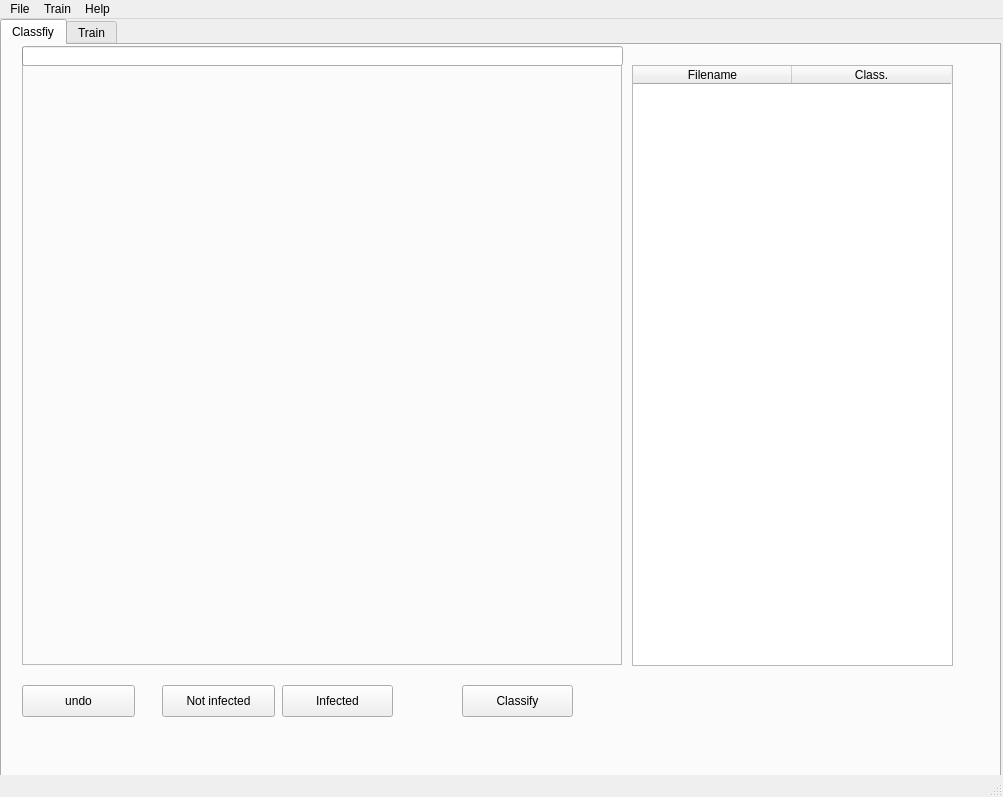
<?xml version="1.0" encoding="UTF-8"?>
<ui version="4.0">
 <class>MainWindow</class>
 <widget class="QMainWindow" name="MainWindow">
  <property name="geometry">
   <rect>
    <x>0</x>
    <y>0</y>
    <width>1003</width>
    <height>797</height>
   </rect>
  </property>
  <property name="windowTitle">
   <string>TCID50 Parser</string>
  </property>
  <widget class="QWidget" name="centralwidget">
   <widget class="QTabWidget" name="tabWidget">
    <property name="geometry">
     <rect>
      <x>0</x>
      <y>0</y>
      <width>1001</width>
      <height>771</height>
     </rect>
    </property>
    <property name="currentIndex">
     <number>0</number>
    </property>
    <widget class="QWidget" name="classify_tab">
     <attribute name="title">
      <string>Classfiy</string>
     </attribute>
     <widget class="QTableWidget" name="tableWidget">
      <property name="enabled">
       <bool>true</bool>
      </property>
      <property name="geometry">
       <rect>
        <x>630</x>
        <y>20</y>
        <width>321</width>
        <height>601</height>
       </rect>
      </property>
      <property name="editTriggers">
       <set>QAbstractItemView::NoEditTriggers</set>
      </property>
      <property name="selectionMode">
       <enum>QAbstractItemView::SingleSelection</enum>
      </property>
      <property name="selectionBehavior">
       <enum>QAbstractItemView::SelectRows</enum>
      </property>
      <property name="textElideMode">
       <enum>Qt::ElideRight</enum>
      </property>
      <property name="showGrid">
       <bool>false</bool>
      </property>
      <attribute name="horizontalHeaderCascadingSectionResizes">
       <bool>false</bool>
      </attribute>
      <attribute name="horizontalHeaderDefaultSectionSize">
       <number>159</number>
      </attribute>
      <attribute name="horizontalHeaderMinimumSectionSize">
       <number>30</number>
      </attribute>
      <attribute name="horizontalHeaderStretchLastSection">
       <bool>false</bool>
      </attribute>
      <attribute name="verticalHeaderVisible">
       <bool>false</bool>
      </attribute>
      <attribute name="verticalHeaderDefaultSectionSize">
       <number>30</number>
      </attribute>
      <column>
       <property name="text">
        <string>Filename</string>
       </property>
      </column>
      <column>
       <property name="text">
        <string>Class.</string>
       </property>
      </column>
     </widget>
     <widget class="QLabel" name="display_area">
      <property name="geometry">
       <rect>
        <x>20</x>
        <y>20</y>
        <width>600</width>
        <height>600</height>
       </rect>
      </property>
      <property name="minimumSize">
       <size>
        <width>531</width>
        <height>0</height>
       </size>
      </property>
      <property name="frameShape">
       <enum>QFrame::StyledPanel</enum>
      </property>
      <property name="text">
       <string/>
      </property>
     </widget>
     <widget class="QPushButton" name="pushBinf">
      <property name="geometry">
       <rect>
        <x>280</x>
        <y>640</y>
        <width>111</width>
        <height>32</height>
       </rect>
      </property>
      <property name="text">
       <string>Infected</string>
      </property>
     </widget>
     <widget class="QPushButton" name="pushBredo">
      <property name="geometry">
       <rect>
        <x>20</x>
        <y>640</y>
        <width>113</width>
        <height>32</height>
       </rect>
      </property>
      <property name="text">
       <string>undo</string>
      </property>
     </widget>
     <widget class="QPushButton" name="pushBnotinf">
      <property name="geometry">
       <rect>
        <x>160</x>
        <y>640</y>
        <width>113</width>
        <height>32</height>
       </rect>
      </property>
      <property name="text">
       <string>Not infected</string>
      </property>
     </widget>
     <widget class="QPushButton" name="pushBclassify">
      <property name="enabled">
       <bool>true</bool>
      </property>
      <property name="geometry">
       <rect>
        <x>460</x>
        <y>640</y>
        <width>111</width>
        <height>32</height>
       </rect>
      </property>
      <property name="text">
       <string>Classify</string>
      </property>
     </widget>
     <widget class="QProgressBar" name="progressBar">
      <property name="geometry">
       <rect>
        <x>20</x>
        <y>1</y>
        <width>601</width>
        <height>20</height>
       </rect>
      </property>
      <property name="value">
       <number>0</number>
      </property>
      <property name="format">
       <string/>
      </property>
     </widget>
    </widget>
    <widget class="QWidget" name="train_tab">
     <attribute name="title">
      <string>Train</string>
     </attribute>
     <widget class="QStackedWidget" name="stackedWidget">
      <property name="geometry">
       <rect>
        <x>20</x>
        <y>0</y>
        <width>991</width>
        <height>741</height>
       </rect>
      </property>
      <property name="currentIndex">
       <number>1</number>
      </property>
      <widget class="QWidget" name="model_architecture"/>
      <widget class="QWidget" name="data_pipeline">
       <widget class="QLabel" name="label_2">
        <property name="geometry">
         <rect>
          <x>20</x>
          <y>20</y>
          <width>271</width>
          <height>31</height>
         </rect>
        </property>
        <property name="font">
         <font>
          <pointsize>20</pointsize>
          <weight>75</weight>
          <bold>true</bold>
         </font>
        </property>
        <property name="text">
         <string>Select Training Data</string>
        </property>
       </widget>
       <widget class="QLabel" name="label_3">
        <property name="geometry">
         <rect>
          <x>20</x>
          <y>330</y>
          <width>271</width>
          <height>31</height>
         </rect>
        </property>
        <property name="font">
         <font>
          <pointsize>20</pointsize>
          <weight>75</weight>
          <bold>true</bold>
         </font>
        </property>
        <property name="text">
         <string>Training Parameters</string>
        </property>
       </widget>
       <widget class="QPushButton" name="start_train">
        <property name="geometry">
         <rect>
          <x>20</x>
          <y>660</y>
          <width>113</width>
          <height>32</height>
         </rect>
        </property>
        <property name="text">
         <string>Start</string>
        </property>
       </widget>
       <widget class="QTableWidget" name="tableWidget_2">
        <property name="geometry">
         <rect>
          <x>20</x>
          <y>50</y>
          <width>941</width>
          <height>192</height>
         </rect>
        </property>
        <property name="editTriggers">
         <set>QAbstractItemView::NoEditTriggers</set>
        </property>
        <attribute name="horizontalHeaderDefaultSectionSize">
         <number>480</number>
        </attribute>
        <column>
         <property name="text">
          <string>Images</string>
         </property>
        </column>
        <column>
         <property name="text">
          <string>Labels</string>
         </property>
        </column>
       </widget>
       <widget class="QLabel" name="label_4">
        <property name="geometry">
         <rect>
          <x>20</x>
          <y>250</y>
          <width>271</width>
          <height>31</height>
         </rect>
        </property>
        <property name="font">
         <font>
          <pointsize>20</pointsize>
          <weight>75</weight>
          <bold>true</bold>
         </font>
        </property>
        <property name="text">
         <string>Choose save file</string>
        </property>
       </widget>
       <widget class="QLineEdit" name="lineEdit">
        <property name="geometry">
         <rect>
          <x>20</x>
          <y>280</y>
          <width>941</width>
          <height>31</height>
         </rect>
        </property>
        <property name="text">
         <string>trained_models/</string>
        </property>
       </widget>
       <widget class="QLabel" name="label_7">
        <property name="geometry">
         <rect>
          <x>360</x>
          <y>380</y>
          <width>91</width>
          <height>16</height>
         </rect>
        </property>
        <property name="text">
         <string>Learning Rate</string>
        </property>
       </widget>
       <widget class="QDoubleSpinBox" name="dropout">
        <property name="geometry">
         <rect>
          <x>470</x>
          <y>400</y>
          <width>81</width>
          <height>24</height>
         </rect>
        </property>
        <property name="decimals">
         <number>2</number>
        </property>
        <property name="maximum">
         <double>1.000000000000000</double>
        </property>
        <property name="singleStep">
         <double>0.050000000000000</double>
        </property>
        <property name="value">
         <double>0.200000000000000</double>
        </property>
       </widget>
       <widget class="QLabel" name="label_5">
        <property name="geometry">
         <rect>
          <x>30</x>
          <y>440</y>
          <width>71</width>
          <height>20</height>
         </rect>
        </property>
        <property name="text">
         <string>Metrics</string>
        </property>
       </widget>
       <widget class="QSpinBox" name="batch_size">
        <property name="geometry">
         <rect>
          <x>130</x>
          <y>400</y>
          <width>81</width>
          <height>24</height>
         </rect>
        </property>
        <property name="minimum">
         <number>1</number>
        </property>
        <property name="value">
         <number>32</number>
        </property>
       </widget>
       <widget class="QLabel" name="label">
        <property name="geometry">
         <rect>
          <x>30</x>
          <y>380</y>
          <width>60</width>
          <height>16</height>
         </rect>
        </property>
        <property name="text">
         <string>Epochs</string>
        </property>
       </widget>
       <widget class="QComboBox" name="optimizers">
        <property name="geometry">
         <rect>
          <x>160</x>
          <y>464</y>
          <width>151</width>
          <height>26</height>
         </rect>
        </property>
        <item>
         <property name="text">
          <string>Adam</string>
         </property>
        </item>
        <item>
         <property name="text">
          <string>RMSprop</string>
         </property>
        </item>
        <item>
         <property name="text">
          <string>Adagrad</string>
         </property>
        </item>
       </widget>
       <widget class="QLabel" name="label_8">
        <property name="geometry">
         <rect>
          <x>470</x>
          <y>380</y>
          <width>91</width>
          <height>16</height>
         </rect>
        </property>
        <property name="text">
         <string>Dropout</string>
        </property>
       </widget>
       <widget class="QLabel" name="label_10">
        <property name="geometry">
         <rect>
          <x>230</x>
          <y>380</y>
          <width>101</width>
          <height>16</height>
         </rect>
        </property>
        <property name="text">
         <string>Validation Split</string>
        </property>
       </widget>
       <widget class="QCheckBox" name="accuracy">
        <property name="geometry">
         <rect>
          <x>30</x>
          <y>460</y>
          <width>161</width>
          <height>20</height>
         </rect>
        </property>
        <property name="text">
         <string>accuracy</string>
        </property>
        <property name="checked">
         <bool>true</bool>
        </property>
       </widget>
       <widget class="QCheckBox" name="recall">
        <property name="geometry">
         <rect>
          <x>30</x>
          <y>500</y>
          <width>161</width>
          <height>20</height>
         </rect>
        </property>
        <property name="text">
         <string>recall</string>
        </property>
       </widget>
       <widget class="QLabel" name="label_9">
        <property name="geometry">
         <rect>
          <x>580</x>
          <y>380</y>
          <width>91</width>
          <height>16</height>
         </rect>
        </property>
        <property name="text">
         <string>Rotation</string>
        </property>
       </widget>
       <widget class="QSpinBox" name="epochs">
        <property name="geometry">
         <rect>
          <x>30</x>
          <y>400</y>
          <width>81</width>
          <height>24</height>
         </rect>
        </property>
        <property name="minimum">
         <number>1</number>
        </property>
        <property name="value">
         <number>12</number>
        </property>
       </widget>
       <widget class="QDoubleSpinBox" name="rotation">
        <property name="geometry">
         <rect>
          <x>580</x>
          <y>400</y>
          <width>81</width>
          <height>24</height>
         </rect>
        </property>
        <property name="decimals">
         <number>2</number>
        </property>
        <property name="maximum">
         <double>3.000000000000000</double>
        </property>
        <property name="singleStep">
         <double>0.050000000000000</double>
        </property>
        <property name="value">
         <double>0.200000000000000</double>
        </property>
       </widget>
       <widget class="QCheckBox" name="precision">
        <property name="geometry">
         <rect>
          <x>30</x>
          <y>480</y>
          <width>161</width>
          <height>20</height>
         </rect>
        </property>
        <property name="text">
         <string>precision</string>
        </property>
       </widget>
       <widget class="QLabel" name="label_6">
        <property name="geometry">
         <rect>
          <x>130</x>
          <y>380</y>
          <width>71</width>
          <height>16</height>
         </rect>
        </property>
        <property name="text">
         <string>Batch Size</string>
        </property>
       </widget>
       <widget class="QDoubleSpinBox" name="learning_rate">
        <property name="geometry">
         <rect>
          <x>360</x>
          <y>400</y>
          <width>81</width>
          <height>24</height>
         </rect>
        </property>
        <property name="decimals">
         <number>4</number>
        </property>
        <property name="minimum">
         <double>0.000100000000000</double>
        </property>
        <property name="maximum">
         <double>5.000000000000000</double>
        </property>
        <property name="singleStep">
         <double>0.000500000000000</double>
        </property>
        <property name="value">
         <double>0.000500000000000</double>
        </property>
       </widget>
       <widget class="QLabel" name="label_11">
        <property name="geometry">
         <rect>
          <x>160</x>
          <y>440</y>
          <width>71</width>
          <height>20</height>
         </rect>
        </property>
        <property name="text">
         <string>Optimizer</string>
        </property>
       </widget>
       <widget class="QDoubleSpinBox" name="validation_split">
        <property name="geometry">
         <rect>
          <x>230</x>
          <y>400</y>
          <width>81</width>
          <height>24</height>
         </rect>
        </property>
        <property name="decimals">
         <number>2</number>
        </property>
        <property name="maximum">
         <double>1.000000000000000</double>
        </property>
        <property name="singleStep">
         <double>0.050000000000000</double>
        </property>
        <property name="value">
         <double>0.200000000000000</double>
        </property>
       </widget>
       <widget class="QCheckBox" name="horizontal_flipped">
        <property name="geometry">
         <rect>
          <x>580</x>
          <y>440</y>
          <width>161</width>
          <height>20</height>
         </rect>
        </property>
        <property name="text">
         <string>horizontal flipped</string>
        </property>
        <property name="checked">
         <bool>true</bool>
        </property>
       </widget>
       <widget class="QCheckBox" name="vertical_fliped">
        <property name="geometry">
         <rect>
          <x>580</x>
          <y>460</y>
          <width>161</width>
          <height>20</height>
         </rect>
        </property>
        <property name="text">
         <string>vertical flipped</string>
        </property>
        <property name="checked">
         <bool>true</bool>
        </property>
       </widget>
      </widget>
     </widget>
    </widget>
   </widget>
  </widget>
  <widget class="QMenuBar" name="menubar">
   <property name="geometry">
    <rect>
     <x>0</x>
     <y>0</y>
     <width>1003</width>
     <height>24</height>
    </rect>
   </property>
   <property name="defaultUp">
    <bool>true</bool>
   </property>
   <property name="nativeMenuBar">
    <bool>false</bool>
   </property>
   <widget class="QMenu" name="menuFile">
    <property name="title">
     <string>File</string>
    </property>
    <widget class="QMenu" name="menuUpload">
     <property name="title">
      <string>Upload</string>
     </property>
     <addaction name="actionUploadImages"/>
     <addaction name="actionUploadModel"/>
     <addaction name="actionUploadClasses"/>
    </widget>
    <widget class="QMenu" name="menuSave">
     <property name="title">
      <string>Save</string>
     </property>
     <addaction name="actionTiters"/>
     <addaction name="actionClassifications"/>
    </widget>
    <addaction name="actionOpen_Folder"/>
    <addaction name="menuSave"/>
    <addaction name="menuUpload"/>
    <addaction name="separator"/>
    <addaction name="actionAdd_Filter"/>
    <addaction name="actionReset_Filter"/>
   </widget>
   <widget class="QMenu" name="menuHelp">
    <property name="title">
     <string>Help</string>
    </property>
   </widget>
   <widget class="QMenu" name="menuTrain">
    <property name="title">
     <string>Train</string>
    </property>
    <addaction name="actionTraining_params"/>
    <addaction name="actionChoose_model"/>
   </widget>
   <addaction name="menuFile"/>
   <addaction name="menuTrain"/>
   <addaction name="menuHelp"/>
  </widget>
  <widget class="QStatusBar" name="statusbar"/>
  <action name="actionOpen_Folder">
   <property name="text">
    <string>Open Folder</string>
   </property>
   <property name="shortcut">
    <string>Ctrl+O</string>
   </property>
  </action>
  <action name="actionInfected">
   <property name="text">
    <string>Infected</string>
   </property>
  </action>
  <action name="actionNot_infected">
   <property name="text">
    <string>Not infected</string>
   </property>
  </action>
  <action name="actionRedo">
   <property name="text">
    <string>Redo</string>
   </property>
  </action>
  <action name="actionAdd">
   <property name="text">
    <string>Add</string>
   </property>
  </action>
  <action name="actionReset">
   <property name="text">
    <string>Reset</string>
   </property>
  </action>
  <action name="actionReset_Filters">
   <property name="text">
    <string>Reset Filters</string>
   </property>
  </action>
  <action name="actionadd_Filter">
   <property name="text">
    <string>add Filter</string>
   </property>
   <property name="shortcut">
    <string>Ctrl+F</string>
   </property>
  </action>
  <action name="actionreset_Filters">
   <property name="text">
    <string>reset Filters</string>
   </property>
  </action>
  <action name="actionAdd_Filter">
   <property name="text">
    <string>Add Filter</string>
   </property>
  </action>
  <action name="actionReset_Filter">
   <property name="text">
    <string>Reset Filters</string>
   </property>
  </action>
  <action name="actionTraining_params">
   <property name="text">
    <string>Training parameters</string>
   </property>
  </action>
  <action name="actionChoose_model">
   <property name="text">
    <string>Model architecture</string>
   </property>
  </action>
  <action name="actionUpload_Model">
   <property name="text">
    <string>Upload Model</string>
   </property>
  </action>
  <action name="actionUploadImages">
   <property name="text">
    <string>Upload Images</string>
   </property>
  </action>
  <action name="actionUploadModel">
   <property name="text">
    <string>Upload Model</string>
   </property>
  </action>
  <action name="actionUploadClasses">
   <property name="text">
    <string>Upload Classifications</string>
   </property>
  </action>
  <action name="actionTiters">
   <property name="text">
    <string>Titers</string>
   </property>
   <property name="shortcut">
    <string>Ctrl+S, Ctrl+T</string>
   </property>
  </action>
  <action name="actionClassifications">
   <property name="text">
    <string>Classifications</string>
   </property>
   <property name="shortcut">
    <string>Ctrl+S, Ctrl+C</string>
   </property>
  </action>
 </widget>
 <resources/>
 <connections/>
</ui>
